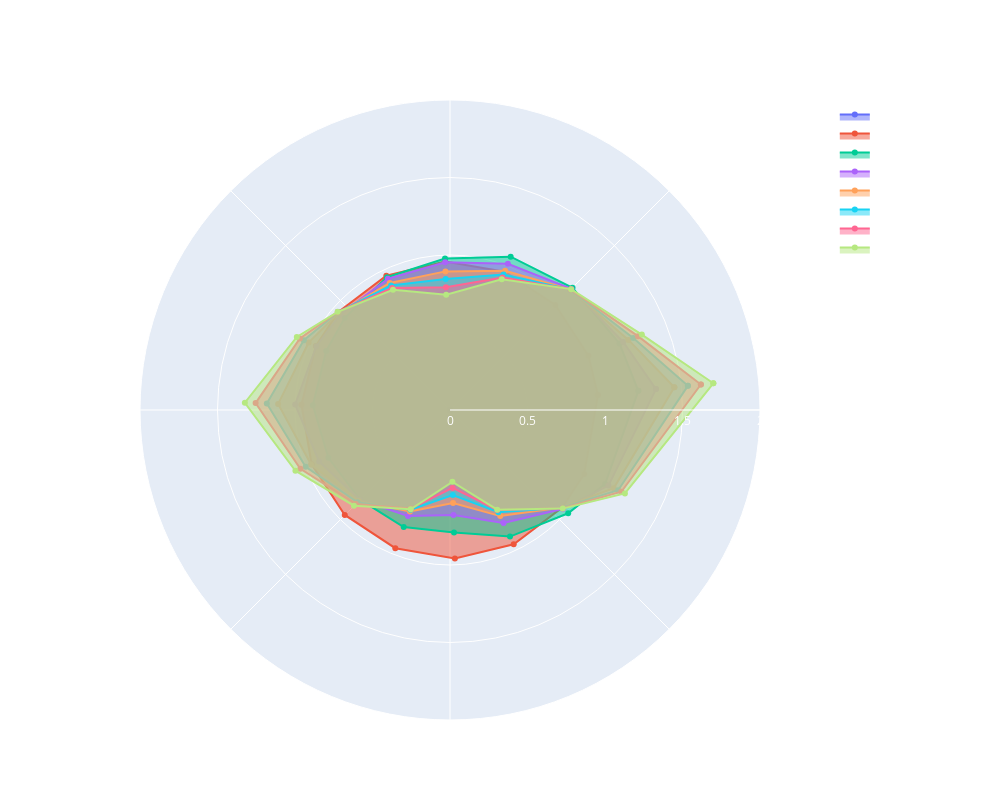

Here is the notebook cell this chart was saved with:
### Code cell
# Plotting
fig_scf = go.Figure()
positions = sorted(list(set(df_scf.z)))
pos = 22
for inc in range(0, 71, 10):

    while inc in bad_incs:
        inc += 1
    
    # Extrat specific positinos
    df_plot = df_scf[(df_scf.inc==inc) & (df_scf.z==positions[pos])]
    df_plot = df_plot.append(df_plot.iloc[0]).reset_index()

    # Find curvature
    curv = df_plot.curv.iloc[0]

    # Plot
    fig_scf.add_trace(go.Scatterpolar(r=df_plot['scf'],
                                  theta=df_plot['theta'],
                                  fill='toself',
                                  name=f'Curvature {curv:.2f} ({inc})'
                                  ))

fig_scf.update_layout(
    polar=dict(
        radialaxis=dict(
            visible=True,
            range=[0, 2.]
        )),
    showlegend=True
)

fig_scf.update_layout(title=f'Stress correction factor @ {positions[pos]} mm',
                      autosize=False,
                      font=dict(color='white'),
                      width=1000, height=800)

fig_scf.show()

### Figure 1 — Plotly figure (JSON) as saved in the notebook; plotly's stock layout.template omitted (floating-point values rounded to 4 significant figures)
{"data": [{"fill": "toself", "name": "Curvature 0.00 (0)", "r": [0, 0, 0, 0, 0, 0, 0, 0, 0, 0, 0, 0, 0, 0, 0, 0, 0], "theta": [5.798, 21.45, 44.93, 68.41, 91.89, 115.4, 138.8, 154.5, 178.0, 201.5, 224.9, 248.4, 271.9, 295.4, 318.8, 334.5, 5.798], "type": "scatterpolar"}, {"fill": "toself", "name": "Curvature 0.00 (10)", "r": [0.959, 0.9593, 0.959, 0.9589, 0.9591, 0.959, 0.9589, 0.9589, 0.9588, 0.9591, 0.9589, 0.9589, 0.9591, 0.9591, 0.959, 0.9591, 0.959], "theta": [5.798, 21.45, 44.93, 68.41, 91.89, 115.4, 138.8, 154.5, 178.0, 201.5, 224.9, 248.4, 271.9, 295.4, 318.8, 334.5, 5.798], "type": "scatterpolar"}, {"fill": "toself", "name": "Curvature 0.01 (20)", "r": [1.222, 1.175, 1.117, 1.064, 0.978, 0.9484, 0.9022, 0.8851, 0.8856, 0.8432, 0.819, 0.8118, 0.7909, 0.9038, 1.012, 1.109, 1.222], "theta": [5.798, 21.45, 44.93, 68.41, 91.89, 115.4, 138.8, 154.5, 178.0, 201.5, 224.9, 248.4, 271.9, 295.4, 318.8, 334.5, 5.798], "type": "scatterpolar"}, {"fill": "toself", "name": "Curvature 0.03 (30)", "r": [1.336, 1.201, 1.106, 1.014, 0.9537, 0.9363, 0.9386, 0.9557, 0.9997, 0.9074, 0.8199, 0.7362, 0.6784, 0.8064, 0.9691, 1.133, 1.336], "theta": [5.798, 21.45, 44.93, 68.41, 91.89, 115.4, 138.8, 154.5, 178.0, 201.5, 224.9, 248.4, 271.9, 295.4, 318.8, 334.5, 5.798], "type": "scatterpolar"}, {"fill": "toself", "name": "Curvature 0.05 (41)", "r": [1.455, 1.237, 1.1, 0.9662, 0.8947, 0.9074, 0.9534, 1.011, 1.109, 0.9628, 0.8315, 0.7037, 0.6009, 0.7575, 0.9564, 1.171, 1.455], "theta": [5.798, 21.45, 44.93, 68.41, 91.89, 115.4, 138.8, 154.5, 178.0, 201.5, 224.9, 248.4, 271.9, 295.4, 318.8, 334.5, 5.798], "type": "scatterpolar"}, {"fill": "toself", "name": "Curvature 0.06 (50)", "r": [1.542, 1.27, 1.099, 0.9397, 0.8451, 0.8884, 0.9602, 1.045, 1.183, 1.0, 0.8433, 0.6922, 0.5495, 0.7296, 0.9577, 1.202, 1.542], "theta": [5.798, 21.45, 44.93, 68.41, 91.89, 115.4, 138.8, 154.5, 178.0, 201.5, 224.9, 248.4, 271.9, 295.4, 318.8, 334.5, 5.798], "type": "scatterpolar"}, {"fill": "toself", "name": "Curvature 0.08 (60)", "r": [1.627, 1.303, 1.1, 0.9194, 0.7926, 0.8715, 0.9618, 1.073, 1.255, 1.037, 0.8584, 0.6836, 0.5029, 0.7132, 0.9626, 1.225, 1.627], "theta": [5.798, 21.45, 44.93, 68.41, 91.89, 115.4, 138.8, 154.5, 178.0, 201.5, 224.9, 248.4, 271.9, 295.4, 318.8, 334.5, 5.798], "type": "scatterpolar"}, {"fill": "toself", "name": "Curvature 0.10 (70)", "r": [1.708, 1.33, 1.104, 0.9069, 0.7446, 0.8586, 0.9628, 1.095, 1.324, 1.071, 0.8753, 0.6893, 0.4636, 0.7117, 0.9667, 1.25, 1.708], "theta": [5.798, 21.45, 44.93, 68.41, 91.89, 115.4, 138.8, 154.5, 178.0, 201.5, 224.9, 248.4, 271.9, 295.4, 318.8, 334.5, 5.798], "type": "scatterpolar"}], "layout": {"autosize": false, "font": {"color": "white"}, "height": 800, "polar": {"radialaxis": {"range": [0, 2], "visible": true}}, "showlegend": true, "title": {"text": "Stress correction factor @ 1488 mm"}, "width": 1000}}
